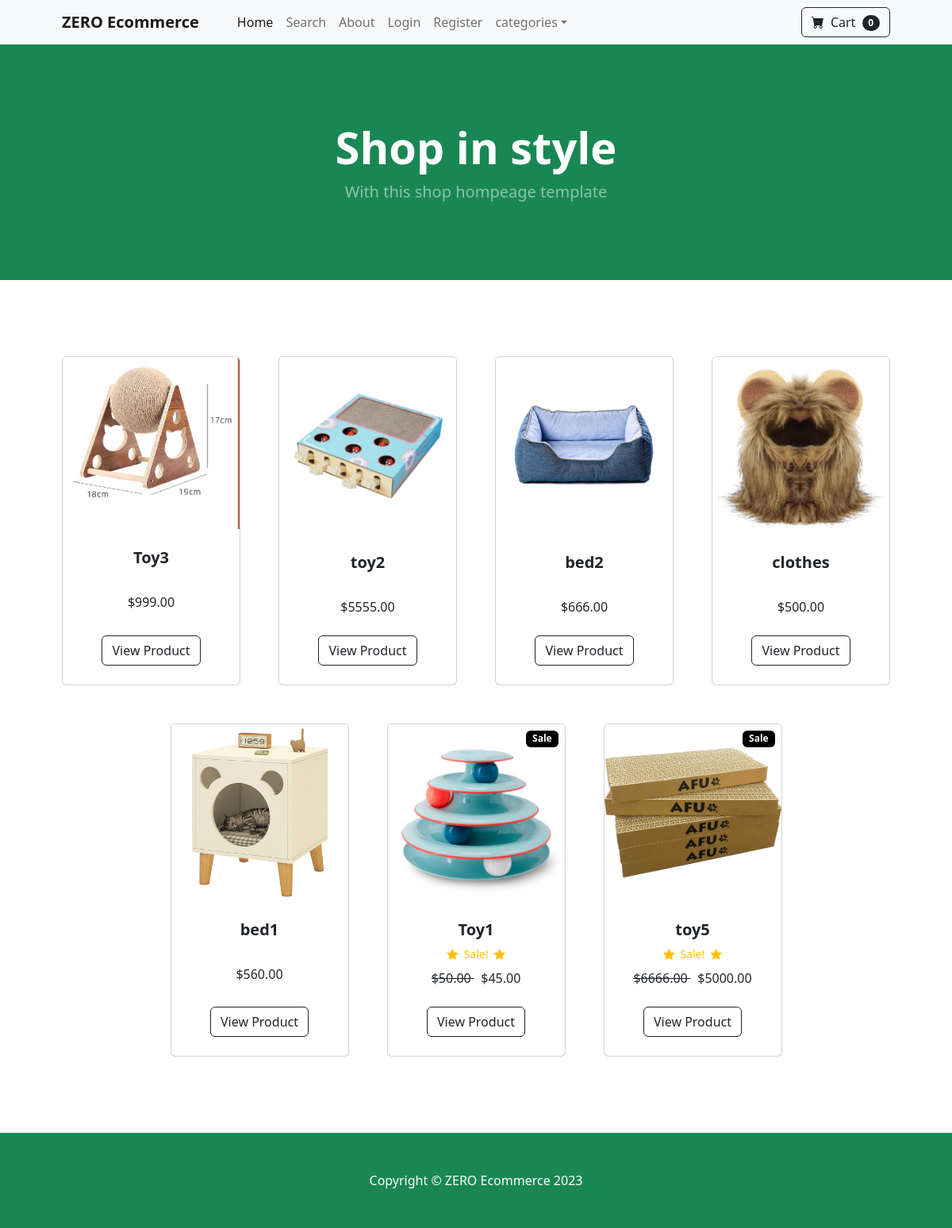
The page / on the database its author committed.
### store/models.py (models this page shows, shortened)
class Product(models.Model):
    name =models.CharField(max_length=100)
    price =models.DecimalField(default=0,decimal_places=2,max_digits=6)
    category = models.ForeignKey(Category,on_delete=models.CASCADE,default=1)
    description =models.CharField(max_length=250,default='',blank=True,null= True)
    image = models.ImageField(upload_to='uploads/product/')
    is_sale = models.BooleanField(default=False)
    sale_price =models.DecimalField(default=0,decimal_places=2,max_digits=6)

### store/views.py (the view)
# urls.py: 2. Add a URL to urlpatterns:  path('', views.home, name='home')
def home(request):
    products = Product.objects.all()
    return render(request, 'home.html', {'products': products})

### cart/cart.py (called while the page is built)
    def __len__(self):
        return len(self.cart)

### cart/context_processors.py (called while the page is built)
def cart(request):
    return {'cart': Cart(request)}

### store/templates/home.html (shortened to what this page needs)
{% extends "base.html" %}
{% block content %}
        <header class=" bg-success py-5 ">
            <div class="container px-4 px-lg-5 my-5">
                    <div class="text-center text-white">
                        <h1 class="display-4 fw-bolder">Shop in style</h1>
                        <p class="lead fw-normal text-white-50 mb-0">With this shop hompeage template</p>
                    </div>
                </div>
            </header>
        <section class="py-5">
            <div class="container px-4 px-lg-5 mt-5">
                <div class="row gx-4 gx-lg-5 row-cols-2 row-cols-md-3 row-cols-xl-4 justify-content-center">
                    {% for product in products %}
                        {% if product.is_sale%}
                        <div class="col mb-5">
                            <div class="card h-100">
                                <div class="badge bg-black text-white  position-absolute" style="top:0.5rem ; right:0.5rem">Sale</div>
                                <img class="card-img-top" src="{{ product.image.url }}" alt="..." />
                                <div class="card-body p-4">
                                    <div class="text-center">
                                        <h5 class="fw-bolder">{{ product.name}}</h5>
                                        <div class="d-flex justify-content-center small text-warning mb-2">
                                        <div class="bi-star-fill"></div>
                                        &nbsp;&nbsp;Sale!&nbsp;&nbsp;
                                        <div class="bi-star-fill"></div>
                                        </div>
                                        <strike>
                                        ${{product.price}}
                                        </strike>
                                        ${{product.sale_price}}
                                    </div>
                                </div>
                                <div class="card-footer p-4 pt-0 border-top-0 bg-transparent">
                                    <div class="text-center"><a class="btn btn-outline-dark mt-auto" href="{% url 'product' product.id %}">View Product</a></div>
                                </div>
                            </div>
                        </div>
                        {% else %}
                        <div class="col mb-5">
                            <div class="card h-100">
                                <img class="card-img-top" src="{{ product.image.url }}" alt="..." />
                                <div class="card-body p-4">
                                    <div class="text-center">
                                        <h5 class="fw-bolder">{{ product.name}}</h5>
                                        <br>
                                        ${{product.price}}
                                    </div>
                                </div>
                                <div class="card-footer p-4 pt-0 border-top-0 bg-transparent">
                                    <div class="text-center"><a class="btn btn-outline-dark mt-auto" href="{% url 'product' product.id %}">View Product</a></div>
                                </div>
                            </div>
                        </div>
                        {% endif %}
                    {% endfor %}
                </div>
            </div>
        </section>
{% endblock %}

### store/templates/base.html (shortened to what this page needs)
{% load static %}
<!DOCTYPE html>
<html lang="en">
    <head>
        <link href="https://cdn.jsdelivr.net/npm/bootstrap-icons@1.5.0/font/bootstrap-icons.css" rel="stylesheet" />
        <link href="{% static "css/styles.css" %}" rel="stylesheet" />
    <body>
        {% include 'navbar.html'%}
        {% block content %}
        {% endblock %}
        <footer class="py-5 bg-success">
            <div class="container"><p class="m-0 text-center text-white">Copyright &copy; ZERO Ecommerce 2023</p></div>
        </footer>
    </body>
</html>

### store/templates/navbar.html (shortened to what this page needs)
<nav class="navbar navbar-expand-lg navbar-light bg-light">
    <div class="container px-4 px-lg-5">
        <a class="navbar-brand" href="{% url 'home' %}"><strong>ZERO Ecommerce</strong></a>
        <div class="collapse navbar-collapse" id="navbarSupportedContent">
            <ul class="navbar-nav me-auto mb-2 mb-lg-0 ms-lg-4">
                <li class="nav-item"><a class="nav-link active" aria-current="page" href="{% url 'home' %}">Home</a></li>
                <li class="nav-item"><a class="nav-link" href="{% url 'search' %}">Search</a></li>
                <li class="nav-item"><a class="nav-link" href="{% url 'about' %}">About</a></li>
                {% if user.is_authenticated %}
                <li class="nav-item dropdown">
                    <a class="nav-link dropdown-toggle" id="navbarDropdown" href="#" role="button" data-bs-toggle="dropdown" aria-expanded="false">Profile</a>
                    <ul class="dropdown-menu" aria-labelledby="navbarDropdown">
                        <li><a class="dropdown-item" href="{% url 'update_user'%}"> User Profile </a></li>
                        <li><hr class="dropdown-divider" /></li>
                        <li><a class="dropdown-item" href="{% url 'update_info'%}"> User Info </a></li>
                    </ul>
                </li>
                {% if user.is_superuser %}
                <li class="nav-item dropdown">
                    <a class="nav-link dropdown-toggle" id="navbarDropdown" href="#" role="button" data-bs-toggle="dropdown" aria-expanded="false">Order</a>
                    <ul class="dropdown-menu" aria-labelledby="navbarDropdown">
                        <li><a class="dropdown-item" href="{% url 'shipped_dash' %}"> Shipped Orders </a></li>
                        <li><hr class="dropdown-divider" /></li>
                        <li><a class="dropdown-item" href="{% url 'not_shipped_dash'%}"> Unhipped Orders </a></li>
                    </ul>
                </li>
                {% endif %}
                    <li class="nav-item"><a class="nav-link" href="{% url 'logout' %}">Logout</a></li>
                {% else%}
                    <li class="nav-item"><a class="nav-link" href="{% url 'login' %}">Login</a></li>
                    <li class="nav-item"><a class="nav-link" href="{% url 'register' %}">Register</a></li>
                {% endif%}
                <li class="nav-item dropdown">
                    <a class="nav-link dropdown-toggle" id="navbarDropdown" href="#" role="button" data-bs-toggle="dropdown" aria-expanded="false">categories</a>
                </li>
            </ul>
            <form class="d-flex">
                <a href="{% url 'cart_summary' %}" class="btn btn-outline-dark "><i class="bi-cart-fill me-1"></i>
                    Cart
                    <span class="badge bg-dark text-white ms-1 rounded-pill" id="cart_quantity">{{ cart|length }}</span>
                </a>
            </form>
        </div>
    </div>
</nav>

### rows shown on the page
Product: image (picture), name "Toy3", price "999.00"
Product: image (picture), name "toy2", price "5555.00"
Product: image (picture), name "bed2", price "666.00"
Product: image (picture), name "clothes", price "500.00"
Product: image (picture), name "bed1", price "560.00"
Product: image (picture), name "Toy1", price "50.00", sale_price "45.00"
Product: image (picture), name "toy5", price "6666.00", sale_price "5000.00"

### other values the page prints
{{ cart|length }} "0"
